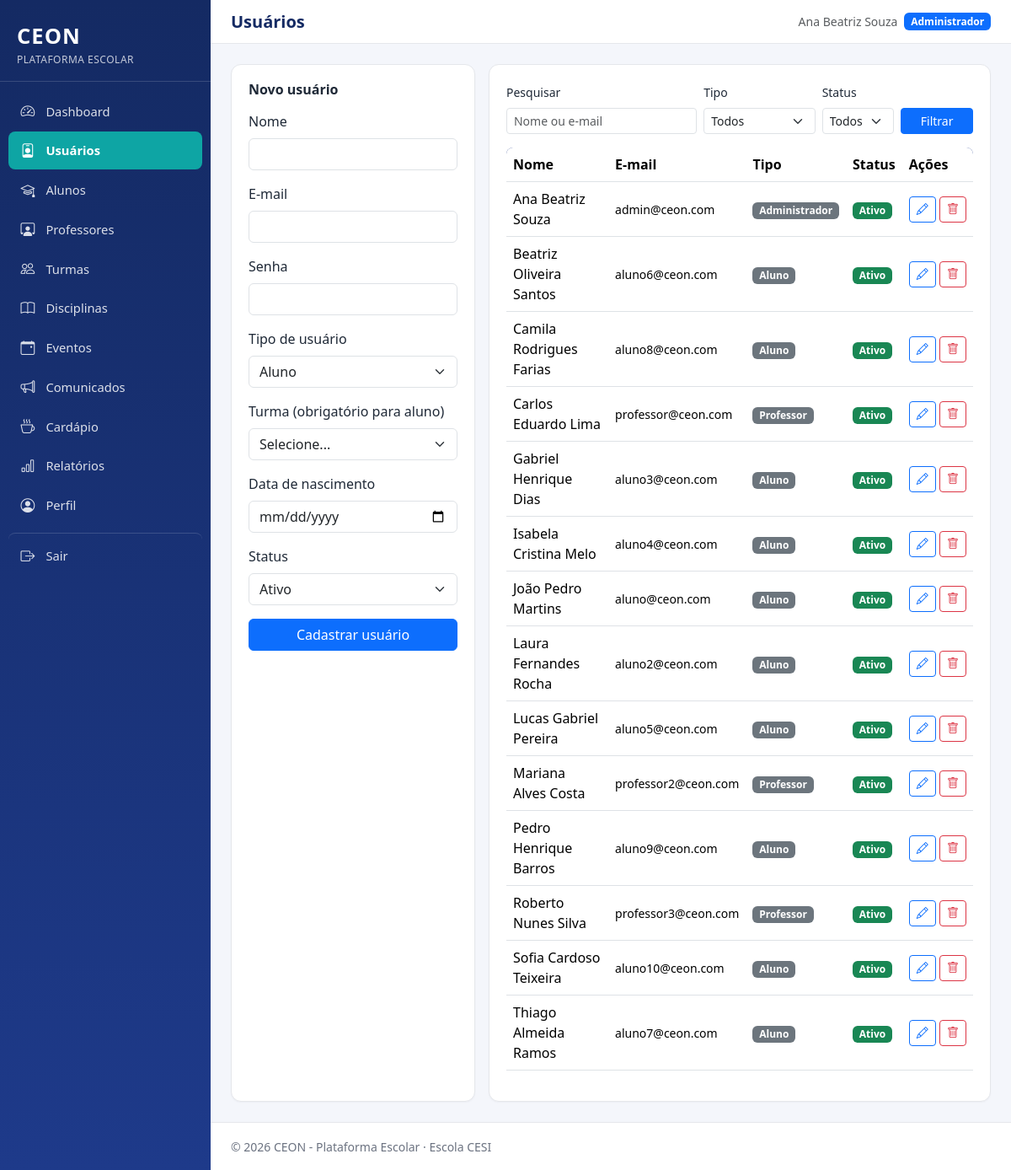
The app's page /admin/usuarios.php (signed in) with its own data.
### tables this page shows
CREATE TABLE usuarios (
    id INT AUTO_INCREMENT PRIMARY KEY,
    nome VARCHAR(150) NOT NULL,
    email VARCHAR(150) NOT NULL UNIQUE,
    senha VARCHAR(255) NOT NULL,
    tipo_usuario ENUM('aluno', 'professor', 'administrador') NOT NULL,
    status ENUM('ativo', 'inativo') NOT NULL DEFAULT 'ativo',
    data_criacao DATETIME NOT NULL DEFAULT CURRENT_TIMESTAMP,
    INDEX idx_usuarios_tipo (tipo_usuario),
    INDEX idx_usuarios_status (status)
);

### includes/functions.php (called while the page is built, shortened)
<?php
function e(?string $valor): string
{
    return htmlspecialchars($valor ?? '', ENT_QUOTES, 'UTF-8');
}
function rotuloTipoUsuario(string $tipo): string
{
    $mapa = [
        'aluno'         => 'Aluno',
        'professor'     => 'Professor',
        'administrador' => 'Administrador',
    ];
    return $mapa[$tipo] ?? $tipo;
}

### admin/usuarios.php (the view, shortened to what this page needs)
<?php
require_once __DIR__ . '/../includes/functions.php';
$pdo = getConexao();
$busca        = trim($_GET['busca'] ?? '');
$sql = 'SELECT * FROM usuarios WHERE 1 = 1';
$parametros = [];
$sql .= ' ORDER BY nome';
$stmt = $pdo->prepare($sql);
$stmt->execute($parametros);
$usuarios = $stmt->fetchAll();
$usuarioEdicao = null;
require_once __DIR__ . '/../includes/header.php';
?>
<div class="row g-3">
    <div class="col-lg-4">
        <div class="ceon-card">
            <h2 class="h6 fw-bold mb-3"><?= $usuarioEdicao ? 'Editar usuário' : 'Novo usuário' ?></h2>
            <form method="POST" class="needs-validation" novalidate id="formUsuario">
                <div class="mb-3">
                    <label for="nome" class="form-label">Nome</label>
                    <input type="text" id="nome" name="nome" class="form-control" required value="<?= e($usuarioEdicao['nome'] ?? '') ?>">
                </div>
                <div class="mb-3">
                    <label for="email" class="form-label">E-mail</label>
                    <input type="email" id="email" name="email" class="form-control" required value="<?= e($usuarioEdicao['email'] ?? '') ?>">
                </div>
                <div class="mb-3">
                    <label for="senha" class="form-label">Senha <?= $usuarioEdicao ? '(deixe em branco para manter)' : '' ?></label>
                    <input type="password" id="senha" name="senha" class="form-control" minlength="6" <?= $usuarioEdicao ? '' : 'required' ?>>
                </div>
                <div class="mb-3">
                    <label for="tipo_usuario" class="form-label">Tipo de usuário</label>
                    <select id="tipo_usuario" name="tipo_usuario" class="form-select" required>
                        <?php foreach (['aluno' => 'Aluno', 'professor' => 'Professor', 'administrador' => 'Administrador'] as $valor => $rotulo): ?>
                            <option value="<?= $valor ?>" <?= (isset($usuarioEdicao) && $usuarioEdicao['tipo_usuario'] === $valor) ? 'selected' : '' ?>><?= $rotulo ?></option>
                        <?php endforeach; ?>
                    </select>
                </div>
                <?php if (!$usuarioEdicao): ?>
                    <div id="camposAluno" class="d-none">
                        <div class="mb-3">
                            <label for="turma_id" class="form-label">Turma (obrigatório para aluno)</label>
                            <select id="turma_id" name="turma_id" class="form-select">
                                <option value="0">Selecione...</option>
                            </select>
                        </div>
                        <div class="mb-3">
                            <label for="data_nascimento" class="form-label">Data de nascimento</label>
                            <input type="date" id="data_nascimento" name="data_nascimento" class="form-control">
                        </div>
                    </div>
                <?php endif; ?>
                <div class="mb-3">
                    <label for="status" class="form-label">Status</label>
                    <select id="status" name="status" class="form-select" required>
                        <option value="ativo" <?= (isset($usuarioEdicao) && $usuarioEdicao['status'] === 'ativo') ? 'selected' : '' ?>>Ativo</option>
                    </select>
                </div>
                <button type="submit" class="btn btn-primary w-100"><?= $usuarioEdicao ? 'Salvar alterações' : 'Cadastrar usuário' ?></button>
            </form>
        </div>
    </div>
    <div class="col-lg-8">
        <div class="ceon-card">
            <form method="GET" class="row g-2 mb-3">
                <div class="col-sm-5">
                    <label for="busca" class="form-label small">Pesquisar</label>
                    <input type="text" id="busca" name="busca" class="form-control form-control-sm" value="<?= e($busca) ?>" placeholder="Nome ou e-mail">
                </div>
                <div class="col-sm-3">
                    <label for="tipo" class="form-label small">Tipo</label>
                    <select id="tipo" name="tipo" class="form-select form-select-sm">
                        <option value="">Todos</option>
                    </select>
                </div>
                <div class="col-sm-2">
                    <label for="status" class="form-label small">Status</label>
                    <select id="statusFiltro" name="status" class="form-select form-select-sm">
                        <option value="">Todos</option>
                    </select>
                </div>
                <div class="col-sm-2 d-flex align-items-end">
                    <button type="submit" class="btn btn-sm btn-primary w-100">Filtrar</button>
                </div>
            </form>
            <?php if (empty($usuarios)): ?>
                <p class="text-muted mb-0">Nenhum usuário encontrado com os filtros aplicados.</p>
            <?php else: ?>
                <div class="table-responsive">
                    <table class="table ceon-table align-middle">
                        <thead><tr><th>Nome</th><th>E-mail</th><th>Tipo</th><th>Status</th><th>Ações</th></tr></thead>
                        <tbody>
                        <?php foreach ($usuarios as $u): ?>
                            <tr>
                                <td><?= e($u['nome']) ?></td>
                                <td class="small"><?= e($u['email']) ?></td>
                                <td><span class="badge text-bg-secondary"><?= e(rotuloTipoUsuario($u['tipo_usuario'])) ?></span></td>
                                <td><span class="badge <?= $u['status'] === 'ativo' ? 'text-bg-success' : 'text-bg-danger' ?>"><?= e(ucfirst($u['status'])) ?></span></td>
                                <td class="text-nowrap">
                                    <a href="usuarios.php?editar=<?= (int) $u['id'] ?>" class="btn btn-sm btn-outline-primary" aria-label="Editar"><i class="bi bi-pencil"></i></a>
                                    <form method="POST" class="d-inline ceon-confirm-delete" data-confirm-message="Tem certeza que deseja excluir este registro?">
                                        <button type="submit" class="btn btn-sm btn-outline-danger" aria-label="Excluir"><i class="bi bi-trash"></i></button>
                                    </form>
                                </td>
                            </tr>
                        <?php endforeach; ?>
                        </tbody>
                    </table>
                </div>
            <?php endif; ?>
        </div>
    </div>
</div>
<?php require_once __DIR__ . '/../includes/footer.php'; ?>

### assets/css/style.css (style rules this page uses)
:root { --ceon-primary: #1e3a8a; --ceon-primary-light: #2f52b0; --ceon-primary-dark: #142a63; --ceon-accent: #0ea5a4; --ceon-bg: #f4f6fb; --ceon-card-bg: #ffffff; --ceon-text: #1f2937; --ceon-text-muted: #6b7280; --ceon-border: #e5e7eb; --ceon-sidebar-width: 250px; --ceon-danger: #dc2626; --ceon-warning: #d97706; --ceon-success: #16a34a; }
* { box-sizing: border-box; }
body { background-color: var(--ceon-bg); color: var(--ceon-text); font-family: 'Segoe UI', Roboto, Helvetica, Arial, sans-serif; margin: 0; }
a { text-decoration: none; }
.ceon-card { background: var(--ceon-card-bg); border: 1px solid var(--ceon-border); border-radius: .75rem; padding: 1.25rem; height: 100%; box-shadow: 0 1px 2px rgba(16,24,40,.04); }
.table-responsive { border-radius: .5rem; overflow: hidden; }
.ceon-table thead { background: var(--ceon-primary); color: #fff; }

### records on screen
usuarios: nome "Ana Beatriz Souza", email "admin@ceon.com", tipo_usuario "Administrador", status "Ativo"
usuarios: nome "Beatriz Oliveira Santos", email "aluno6@ceon.com", tipo_usuario "Aluno", status "Ativo"
usuarios: nome "Camila Rodrigues Farias", email "aluno8@ceon.com", tipo_usuario "Aluno", status "Ativo"
usuarios: nome "Carlos Eduardo Lima", email "professor@ceon.com", tipo_usuario "Professor", status "Ativo"
usuarios: nome "Gabriel Henrique Dias", email "aluno3@ceon.com", tipo_usuario "Aluno", status "Ativo"
usuarios: nome "Isabela Cristina Melo", email "aluno4@ceon.com", tipo_usuario "Aluno", status "Ativo"
usuarios: nome "João Pedro Martins", email "aluno@ceon.com", tipo_usuario "Aluno", status "Ativo"
usuarios: nome "Laura Fernandes Rocha", email "aluno2@ceon.com", tipo_usuario "Aluno", status "Ativo"
usuarios: nome "Lucas Gabriel Pereira", email "aluno5@ceon.com", tipo_usuario "Aluno", status "Ativo"
usuarios: nome "Mariana Alves Costa", email "professor2@ceon.com", tipo_usuario "Professor", status "Ativo"
usuarios: nome "Pedro Henrique Barros", email "aluno9@ceon.com", tipo_usuario "Aluno", status "Ativo"
usuarios: nome "Roberto Nunes Silva", email "professor3@ceon.com", tipo_usuario "Professor", status "Ativo"
usuarios: nome "Sofia Cardoso Teixeira", email "aluno10@ceon.com", tipo_usuario "Aluno", status "Ativo"
usuarios: nome "Thiago Almeida Ramos", email "aluno7@ceon.com", tipo_usuario "Aluno", status "Ativo"

### other values on screen
$rotulo "Dashboard"
$rotulo "Usuários"
$rotulo "Alunos"
$rotulo "Professores"
$rotulo "Turmas"
$rotulo "Disciplinas"
$rotulo "Eventos"
$rotulo "Comunicados"
$rotulo "Cardápio"
$rotulo "Relatórios"
$rotulo "Perfil"
$tituloPagina "Usuários"
$_SESSION['nome'] "Ana Beatriz Souza"
rotuloTipoUsuario($_SESSION['tipo_usuario'] ?? '') "Administrador"
form field tipo_usuario "Aluno"
